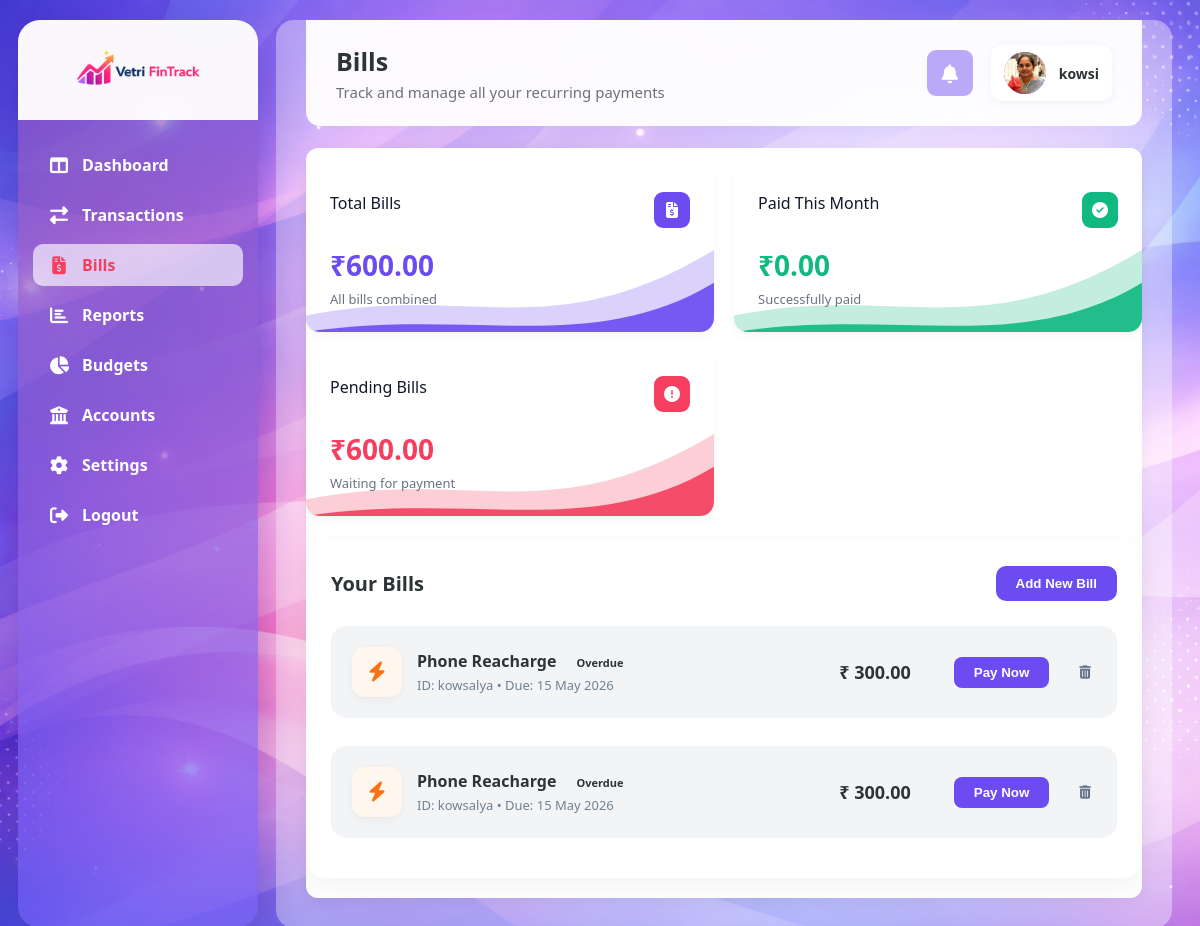
Page /bills/ (signed in) on the earlier database version.
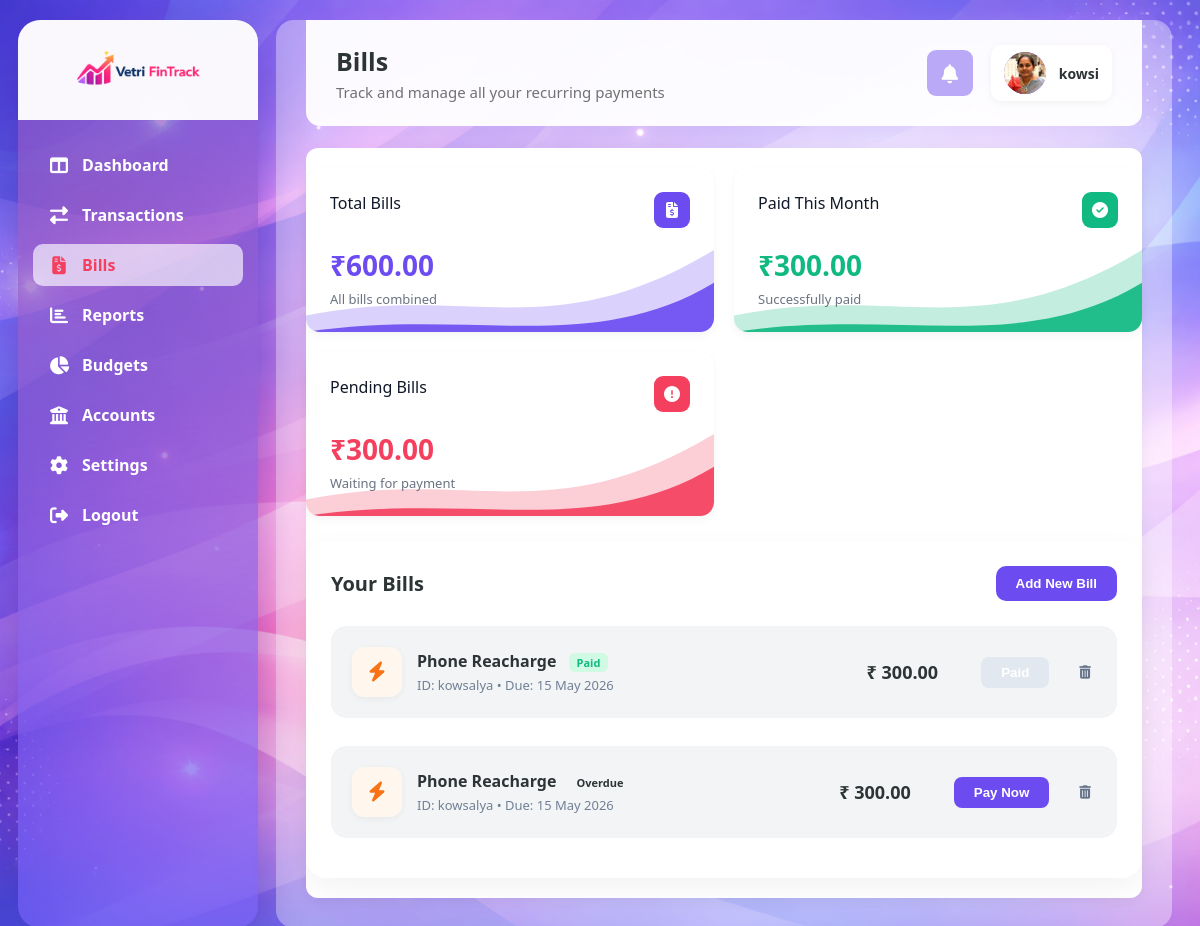
Same page on the later database version.
### dashboard/models.py (models this page shows, shortened)
class UserProfile(models.Model):
    user = models.OneToOneField(User, on_delete=models.CASCADE, related_name='profile')
    income_source = models.CharField(max_length=50, blank=True, null=True)
    monthly_income = models.DecimalField(max_digits=12, decimal_places=2, blank=True, null=True)
    money_management_methods = models.JSONField(default=list, blank=True, null=True)
    phone_number = models.CharField(max_length=20, blank=True, null=True)
    currency = models.CharField(max_length=10, default='INR')
    two_factor_auth = models.BooleanField(default=False)
    bill_reminders = models.BooleanField(default=True)
    budget_alerts = models.BooleanField(default=True)
    transaction_alerts = models.BooleanField(default=False)
    upi_connected = models.BooleanField(default=True)
    bank_account_connected = models.BooleanField(default=True)
    profile_picture = models.ImageField(upload_to='profile_pics/', blank=True, null=True)
    onboarding_completed = models.BooleanField(default=False)
    created_at = models.DateTimeField(auto_now_add=True)

class Account(models.Model):
    user = models.ForeignKey(User, on_delete=models.CASCADE, related_name='accounts')
    type = models.CharField(max_length=50, choices=[('bank', 'Bank'), ('upi', 'UPI'), ('wallet', 'Wallet'), ('credit_card', 'Credit Card')])
    account_holder_name = models.CharField(max_length=200, blank=True, null=True)
    account_type = models.CharField(max_length=100, blank=True, null=True)
    account_number = models.CharField(max_length=100, blank=True, null=True)
    provider = models.CharField(max_length=100, blank=True, null=True)
    initial_balance = models.DecimalField(max_digits=12, decimal_places=2, default=0)
    created_at = models.DateTimeField(auto_now_add=True)

class Bill(models.Model):
    STATUS_UPCOMING = 'upcoming'
    STATUS_DUE_SOON = 'due_soon'
    STATUS_OVERDUE = 'overdue'
    STATUS_PAID = 'paid'
    STATUS_FAILED = 'failed'
    STATUS_CHOICES = [
        (STATUS_UPCOMING, 'Upcoming'),
        (STATUS_DUE_SOON, 'Due Soon'),
        (STATUS_OVERDUE, 'Overdue'),
        (STATUS_PAID, 'Paid'),
        (STATUS_FAILED, 'Failed'),
    ]
    CATEGORY_CHOICES = [
        ('electricity', 'Electricity'),
        ('mobile', 'Mobile Recharge'),
        ('internet', 'Internet'),
        ('gas', 'Gas'),
        ('water', 'Water'),
        ('insurance', 'Insurance'),
        ('subscription', 'Subscription'),
        ('other', 'Other'),
    ]
    user = models.ForeignKey(User, on_delete=models.CASCADE, related_name='bills')
    name = models.CharField(max_length=200)
    category = models.CharField(max_length=50, choices=CATEGORY_CHOICES, default='other')
    provider = models.CharField(max_length=120, blank=True, null=True)
    reference_number = models.CharField(max_length=120, blank=True, null=True)
    amount = models.DecimalField(max_digits=10, decimal_places=2)
    due_date = models.DateField()
    status = models.CharField(max_length=30, choices=STATUS_CHOICES, default=STATUS_UPCOMING)
    is_recurring = models.BooleanField(default=False)
    reminder_enabled = models.BooleanField(default=True)
    paid_at = models.DateTimeField(blank=True, null=True)
    created_at = models.DateTimeField(auto_now_add=True)
    updated_at = models.DateTimeField(auto_now=True)
    class Meta:
        ordering = ['due_date', 'name']

### dashboard/views.py (the view)
# urls.py: path('bills/', views.bills_view, name='bills'),
def bills_view(request):
    if not request.user.is_authenticated:
        return redirect('login')
    profile = get_or_create_profile(request.user)
    account_holder = request.user.first_name or request.user.username
    accounts = Account.objects.filter(user=request.user).order_by('-created_at')
    if accounts.exists():
        account_holder = accounts.first().account_holder_name or account_holder
    bills_query = Bill.objects.filter(user=request.user).order_by('due_date')
    bills = update_bill_statuses(bills_query)
    total_bills = sum(b.amount for b in bills)
    paid_this_month = sum(b.amount for b in bills if b.status == Bill.STATUS_PAID and getattr(b, 'paid_at', None) and b.paid_at.month == timezone.now().month)
    pending_bills = sum(b.amount for b in bills if b.status != Bill.STATUS_PAID)
    context = {
        'profile': profile,
        'account_holder': account_holder,
        'bills': bills,
        'total_bills': total_bills,
        'paid_this_month': paid_this_month,
        'pending_bills': pending_bills,
        'bill_form': BillForm(),
    }
    return render(request, 'bills.html', context)

### dashboard/context_processors.py (called while the page is built)
def notifications_processor(request):
    if request.user.is_authenticated:
        unread_notifications = Notification.objects.filter(user=request.user, status='pending').order_by('-created_at')[:5]
        unread_count = Notification.objects.filter(user=request.user, status='pending').count()
        return {
            'recent_notifications': unread_notifications,
            'unread_notifications_count': unread_count,
        }
    return {}

### dashboard/views.py (called while the page is built)
def get_or_create_profile(user):
    profile, created = UserProfile.objects.get_or_create(user=user)
    return profile

### templates/bills.html (shortened to what this page needs)
{% extends 'base_dashboard.html' %}
{% load static %}
{% block extra_head %}
<link rel="stylesheet" href="{% static 'css/bills.css' %}?v=1.1">
{% endblock %}
{% block page_title %}Bills{% endblock %}
{% block page_subtitle %}Track and manage all your recurring payments{% endblock %}
{% block content %}
<div class="bills-container">
    <div class="bills-summary-grid">
        <div class="summary-card card-balance">
            <div class="card-header">
                <div class="card-title">Total Bills</div>
                <div class="card-icon"><i class="fas fa-file-invoice-dollar"></i></div>
            </div>
            <div class="card-amount">₹{{ total_bills|floatformat:2 }}</div>
            <div class="card-label">All bills combined</div>
        </div>
        <div class="summary-card card-income">
            <div class="card-header">
                <div class="card-title">Paid This Month</div>
                <div class="card-icon"><i class="fas fa-check-circle"></i></div>
            </div>
            <div class="card-amount">₹{{ paid_this_month|floatformat:2 }}</div>
            <div class="card-label">Successfully paid</div>
        </div>
        <div class="summary-card card-expense">
            <div class="card-header">
                <div class="card-title">Pending Bills</div>
                <div class="card-icon"><i class="fas fa-exclamation-circle"></i></div>
            </div>
            <div class="card-amount">₹{{ pending_bills|floatformat:2 }}</div>
            <div class="card-label">Waiting for payment</div>
        </div>
    </div>
    <div class="bills-list-card">
        <div class="list-header">
            <h2>Your Bills</h2>
            <button class="add-bill-btn" onclick="openBillModal()">Add New Bill</button>
        </div>
        <div class="bills-list">
            {% for bill in bills %}
            <div class="bill-item">
                <div class="bill-left">
                    <div class="bill-icon
                        {% if bill.category == 'electricity' %}icon-electricity
                        {% elif bill.category == 'gas' %}icon-gas
                        {% elif bill.category == 'internet' %}icon-internet
                        {% elif bill.category == 'mobile' %}icon-mobile
                        {% else %}icon-other{% endif %}">
                        <i class="fas
                            {% if bill.category == 'electricity' %}fa-bolt
                            {% elif bill.category == 'gas' %}fa-fire
                            {% elif bill.category == 'internet' %}fa-wifi
                            {% elif bill.category == 'mobile' %}fa-mobile-alt
                            {% else %}fa-file-invoice{% endif %}"></i>
                    </div>
                    <div class="bill-info">
                        <h4>{{ bill.name }}
                            <span class="status-badge status-{{ bill.status }}">
                                {{ bill.get_status_display }}
                            </span>
                        </h4>
                        <div class="bill-details">
                            ID: {{ bill.reference_number|default:"N/A" }} • Due: {{ bill.due_date|date:"d M Y" }}
                        </div>
                    </div>
                </div>
                <div class="bill-right">
                    <div class="bill-amount">₹ {{ bill.amount|floatformat:2 }}</div>
                    {% if bill.status != 'paid' %}
                    <form method="POST" action="{% url 'start_bill_payment' bill.id %}" style="display: inline;">
                        <button type="submit" class="pay-btn">Pay Now</button>
                    </form>
                    {% else %}
                    <button class="pay-btn" disabled>Paid</button>
                    {% endif %}
                    <form method="POST" action="{% url 'delete_bill' bill.id %}" style="display: inline;" onsubmit="return confirm('Are you sure you want to delete this bill?');">
                        <button type="submit" class="action-btn" style="background: none; border: none; cursor: pointer; color: #64748b; padding: 5px;"><i class="fas fa-trash-alt"></i></button>
                    </form>
                </div>
            </div>
            {% empty %}
            <div class="empty-state" style="text-align: center; padding: 40px;">
                <img src="{% static 'images/bills.png' %}" alt="No bills" style="width: 150px; opacity: 0.5; margin-bottom: 20px;">
                <p style="color: #718096;">No recurring bills found.</p>
            </div>
            {% endfor %}
        </div>
    </div>
</div>
{% endblock %}

### templates/base_dashboard.html (shortened to what this page needs)
<!DOCTYPE html>
<html lang="en">
<head>
    <link rel="stylesheet" href="https://cdnjs.cloudflare.com/ajax/libs/font-awesome/6.4.0/css/all.min.css">
    <link rel="stylesheet" href="/static/css/new_dashboard.css?v=1.2">
    {% block extra_head %}{% endblock %}
</head>
<body>
    <div class="dashboard-wrapper">
        <aside class="sidebar">
            <div class="logo">
                <img src="/static/images/vetrilogo.png" alt="Vetri PinTrack logo">
            </div>
            <nav class="nav-menu">
                {% url 'dashboard' as dash_url %}
                <a href="{{ dash_url }}" class="nav-item {% if request.path == dash_url %}active{% endif %}"><i class="fas fa-columns"></i><span>Dashboard</span></a>
                {% url 'transactions' as transactions_url %}
                <a href="{{ transactions_url }}" class="nav-item {% if request.path == transactions_url %}active{% endif %}"><i class="fas fa-exchange-alt"></i><span>Transactions</span></a>
                {% url 'bills' as bills_url %}
                <a href="{{ bills_url }}" class="nav-item {% if request.path == bills_url %}active{% endif %}"><i class="fas fa-file-invoice-dollar"></i><span>Bills</span></a>
                {% url 'reports' as reports_url %}
                <a href="{{ reports_url }}" class="nav-item {% if request.path == reports_url %}active{% endif %}"><i class="fas fa-chart-bar"></i><span>Reports</span></a>
                {% url 'budgets' as budgets_url %}
                <a href="{{ budgets_url }}" class="nav-item {% if request.path == budgets_url %}active{% endif %}"><i class="fas fa-chart-pie"></i><span>Budgets</span></a>
                {% url 'accounts' as accounts_url %}
                <a href="{{ accounts_url }}" class="nav-item {% if request.path == accounts_url %}active{% endif %}"><i class="fas fa-university"></i><span>Accounts</span></a>
                {% url 'settings' as settings_url %}
                <a href="{{ settings_url }}" class="nav-item {% if request.path == settings_url %}active{% endif %}"><i class="fas fa-cog"></i><span>Settings</span></a>
                <a href="{% url 'logout' %}" class="nav-item"><i class="fas fa-sign-out-alt"></i><span>Logout</span></a>
            </nav>
        </aside>
        <main class="main-content">
            <header class="top-bar">
                <div>
                    <h1 class="page-title">{% block page_title %}Dashboard{% endblock %}</h1>
                    <p class="page-subtitle">{% block page_subtitle %}Welcome back! Here's your financial overview{% endblock %}</p>
                </div>
                <div class="top-right">
                    <div class="notifications-wrapper" style="position: relative;">
                        <div class="notifications-btn" id="notifToggle" style="cursor: pointer; position: relative;">
                            <i class="fas fa-bell"></i>
                        </div>
                    </div>
                    <div class="user-profile">
                        <div class="user-avatar">
                            {% if profile.profile_picture %}
                                <img src="{{ profile.profile_picture.url }}" alt="User Avatar" style="width: 100%; height: 100%; border-radius: 50%; object-fit: cover;">
                            {% elif profile.user.first_name and profile.user.last_name %}
                                <img src="https://ui-avatars.com/api/?name={{ profile.user.first_name }}+{{ profile.user.last_name }}&background=random&color=fff" alt="User Avatar" style="width: 100%; height: 100%; border-radius: 50%;">
                            {% else %}
                                <img src="/static/images/default_avatar.jpg" onerror="this.src='https://ui-avatars.com/api/?name={{ account_holder }}&background=random&color=fff';" alt="User Avatar" style="width: 100%; height: 100%; border-radius: 50%; object-fit: cover;">
                            {% endif %}
                        </div>
                        <span class="user-name">{{ account_holder }}</span>
                    </div>
                </div>
            </header>
            {% block content %}
            {% endblock %}
        </main>
    </div>
</body>
</html>

### static/css/bills.css (style rules this page uses)
.bills-container { padding: 20px 0; }
.bills-summary-grid { display: grid; grid-template-columns: repeat(3, minmax(0, 1fr)); gap: 20px; margin-bottom: 25px; }
@media (max-width: 1200px) { .bills-summary-grid { grid-template-columns: repeat(2, minmax(0, 1fr)); } }
.bills-list-card { background: white; border-radius: 20px; padding: 25px; box-shadow: 0 10px 30px rgba(0,0,0,0.05); }
.list-header { display: flex; justify-content: space-between; align-items: center; margin-bottom: 25px; }
.list-header h2 { font-size: 20px; font-weight: 700; color: #2d3436; }
.add-bill-btn { background: #6C4CF1; color: white; border: none; padding: 10px 20px; border-radius: 10px; font-weight: 600; cursor: pointer; transition: all 0.3s ease; }
.bill-item { display: flex; justify-content: space-between; align-items: center; padding: 20px; border: 1px solid #f1f5f9; border-radius: 15px; margin-bottom: 15px; transition: all 0.2s; }
.bill-left { display: flex; align-items: center; gap: 15px; }
.bill-icon { width: 50px; height: 50px; border-radius: 12px; display: flex; align-items: center; justify-content: center; font-size: 20px; }
.icon-electricity { background: #FFF7ED; color: #F97316; }
.bill-info h4 { font-size: 16px; font-weight: 600; color: #2d3436; margin-bottom: 4px; }
.status-badge { padding: 2px 8px; border-radius: 6px; font-size: 11px; font-weight: 600; margin-left: 8px; }
.status-paid { background: #D1FAE5; color: #10B981; }
.bill-details { font-size: 13px; color: #718096; }
.bill-right { display: flex; align-items: center; gap: 25px; }
.bill-amount { font-size: 18px; font-weight: 700; color: #2d3436; min-width: 100px; text-align: right; }
.pay-btn { background: #6C4CF1; color: white; border: none; padding: 8px 20px; border-radius: 8px; font-weight: 600; cursor: pointer; transition: all 0.2s; }
.pay-btn:disabled { background: #e2e8f0; cursor: not-allowed; }

Differences in the rows shown:
changed Bill: status "Overdue" → "Paid"; status "Pay Now" → "Paid"
Other differences:
{{ paid_this_month|floatformat:2 }}: "0.00" → "300.00"
{{ pending_bills|floatformat:2 }}: "600.00" → "300.00"
